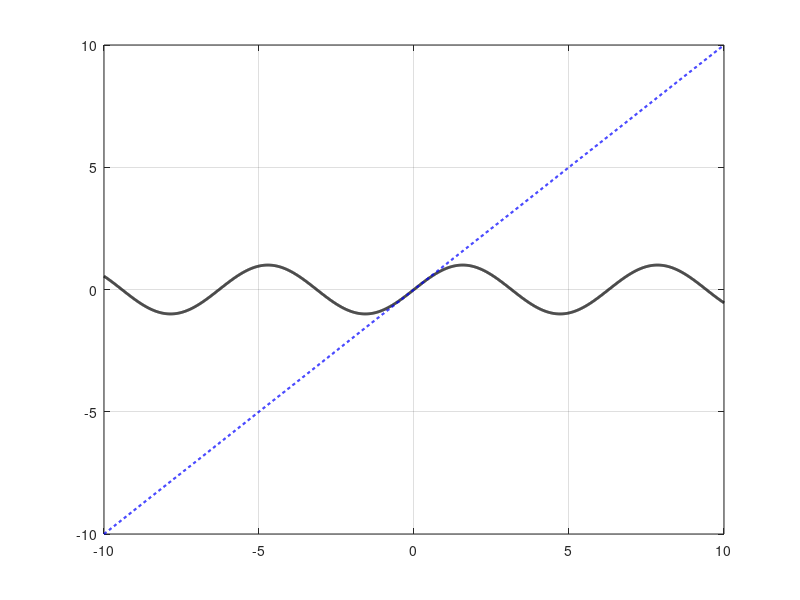

Recreate this plot in MATLAB.
clear all;
close all;

x = -10 : 0.01 : 10;
y = sin(x);
plot(x, y, 'k', 'LineWidth', 2);
axis([-10 10 -10 10]);
grid on; hold on;

%Taylor expansion first order
p = [1 0];
yt1 = polyval(p, x);
plot(x, yt1, 'b--', 'LineWidth', 1.5);
